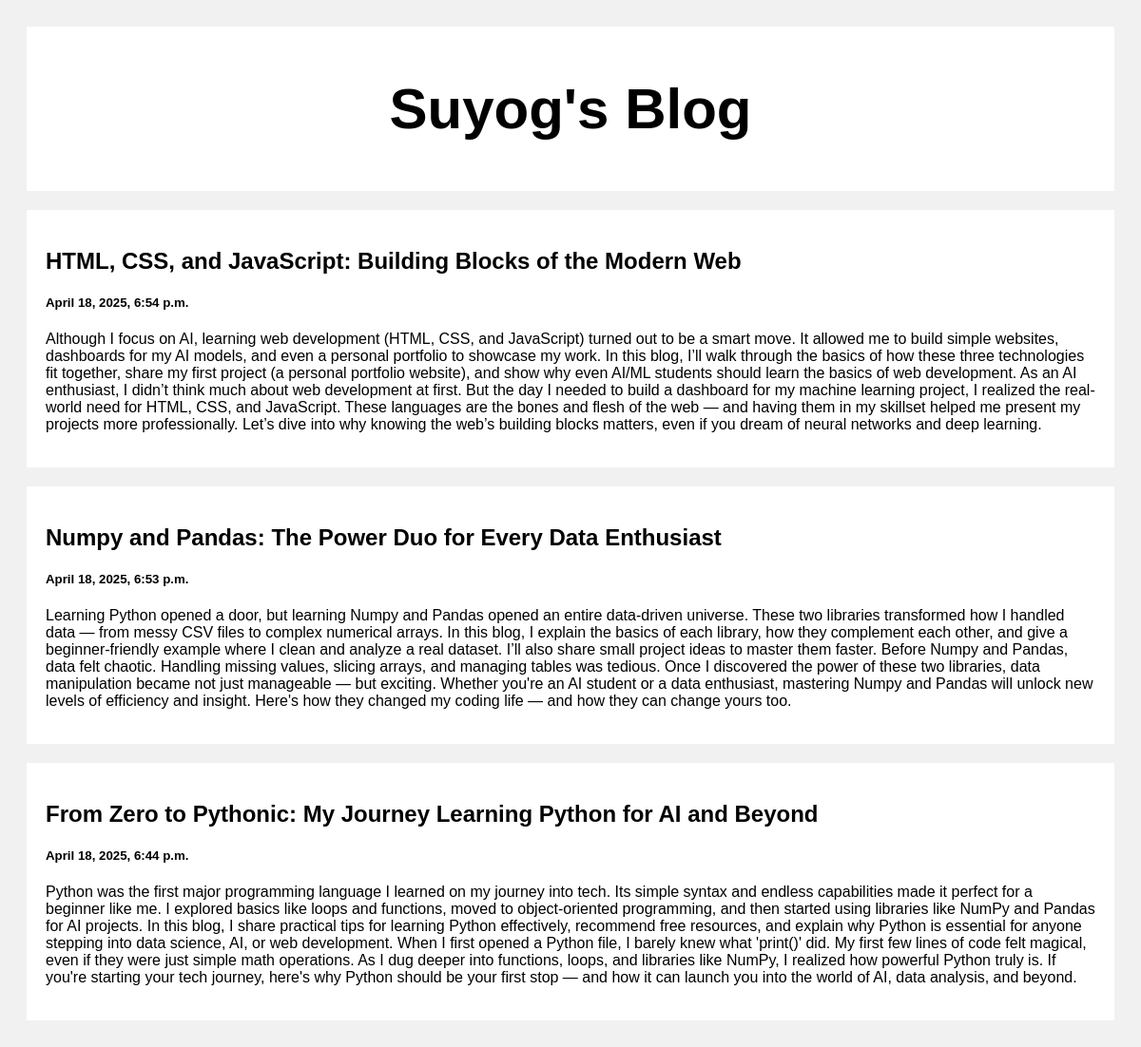
The page / on the database its author committed.
### posts/models.py (models this page shows)
class Post(models.Model):
    title = models.CharField(max_length=100)
    body = models.CharField(max_length=1000000)
    created_at = models.DateTimeField(default=datetime.now, blank=True)

### posts/views.py (the view)
# urls.py: path('', views.index, name='index')
def index(request):
    posts = Post.objects.all()
    return render(request, 'index.html', {'posts': posts})

### templates/index.html (shortened to what this page needs)
<!DOCTYPE html>
<html>
<head>
</head>
<body>
<div class="header">
  <h2>Suyog's Blog</h2>
</div>
<div class="row">
  <div class="leftcolumn">
    {% for post in posts reversed %}
    <div class="card">
        <h2>{{post.title}} </h2>
        <h5>{{post.created_at}} </h5>
        <p>{{post.body}} </p>
    </div>
    {% endfor %}
  </div>
</div>
</body>
</html>

### templates/index.html (style rules this page uses)
* { box-sizing: border-box; }
body { font-family: Arial; padding: 20px; background: #f1f1f1; }
.header { padding: 2px; font-size: 40px; text-align: center; background: white; }
.leftcolumn { float: left; width: 100%; }
.card { background-color: white; padding: 20px; margin-top: 20px; }
.row:after { content: ""; display: table; clear: both; }

### rows shown on the page
Post: title "HTML, CSS, and JavaScript: Building Blocks of the Modern Web", created_at "April 18, 2025, 6:54 p.m.", body "Although I focus on AI, learning web development (HTML, CSS, and JavaScript) turned out to be a smart move. It allowed me to build simple websites, dashboards for my AI models, and even a personal portfolio to showcase my work. In this blog, I’ll walk through the basics of how these three technologies fit together, share my first project (a personal portfolio website), and show why even AI/ML students should learn the basics of web development. As an AI enthusiast, I didn’t think much about web development at first. But the day I needed to build a dashboard for my machine learning project, I realized the real-world need for HTML, CSS, and JavaScript. These languages are the bones and flesh…"
Post: title "Numpy and Pandas: The Power Duo for Every Data Enthusiast", created_at "April 18, 2025, 6:53 p.m.", body "Learning Python opened a door, but learning Numpy and Pandas opened an entire data-driven universe. These two libraries transformed how I handled data — from messy CSV files to complex numerical arrays. In this blog, I explain the basics of each library, how they complement each other, and give a beginner-friendly example where I clean and analyze a real dataset. I’ll also share small project ideas to master them faster. Before Numpy and Pandas, data felt chaotic. Handling missing values, slicing arrays, and managing tables was tedious. Once I discovered the power of these two libraries, data manipulation became not just manageable — but exciting. Whether you're an AI student or a data…"
Post: title "From Zero to Pythonic: My Journey Learning Python for AI and Beyond", created_at "April 18, 2025, 6:44 p.m.", body "Python was the first major programming language I learned on my journey into tech. Its simple syntax and endless capabilities made it perfect for a beginner like me. I explored basics like loops and functions, moved to object-oriented programming, and then started using libraries like NumPy and Pandas for AI projects. In this blog, I share practical tips for learning Python effectively, recommend free resources, and explain why Python is essential for anyone stepping into data science, AI, or web development. When I first opened a Python file, I barely knew what 'print()' did. My first few lines of code felt magical, even if they were just simple math operations. As I dug deeper into…"
